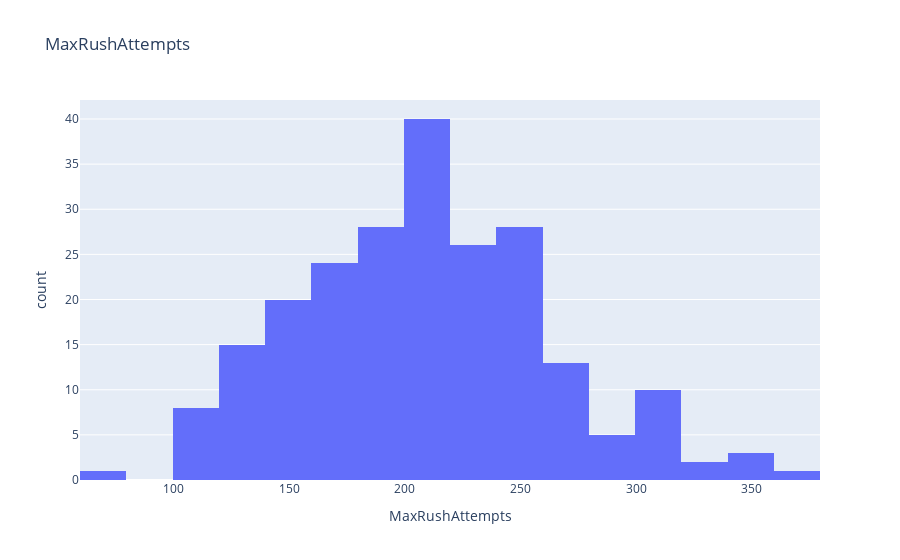
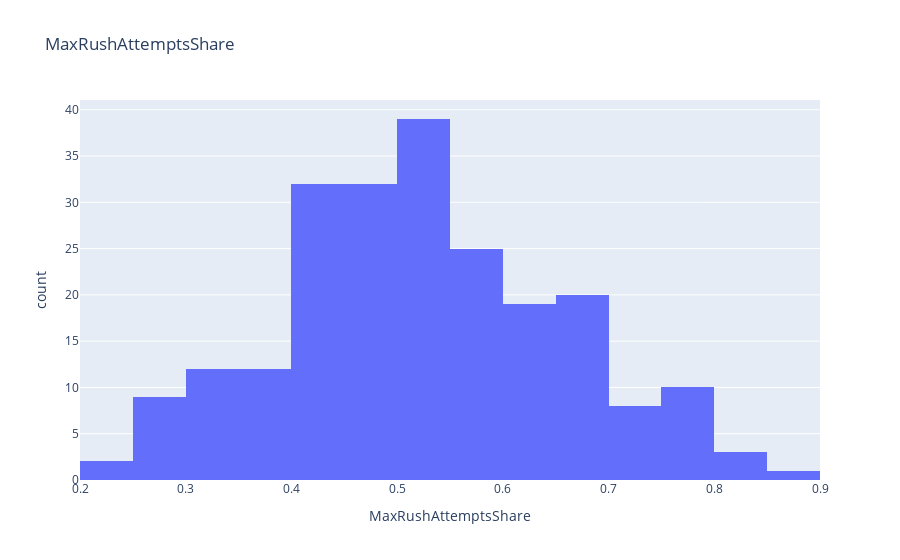
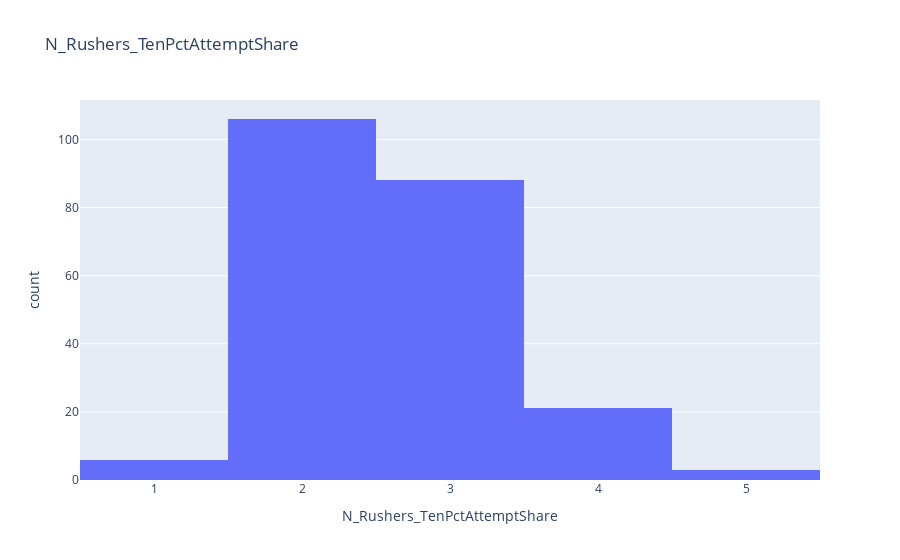

The cell these charts' notebook holds for them, in order:
### Code cell
team_rushing_seasons = team_rushing.groupby(level=['posteam', 'season']).aggregate(
    MaxRushAttempts=('Attempts', 'max'),
    MaxRushAttemptsShare=('Attempts Share', 'max'),
    N_Rushers_TenPctAttemptShare=('>10% Attempts Share', 'sum')
)

print(team_rushing_seasons.head().to_string())

for col in ['MaxRushAttempts', 'MaxRushAttemptsShare', 'N_Rushers_TenPctAttemptShare']:
    fig = px.histogram(
        data_frame=team_rushing_seasons,
        x=col,
        title=col
    )
    fig.show()

### Figure 1 — Plotly figure (JSON) as saved in the notebook; plotly's stock layout.template omitted (floating-point values rounded to 4 significant figures; data arrays with more than 128 entries replaced by an {"elided": "..."} marker saying what was removed)
{"data": [{"bingroup": "x", "hovertemplate": "MaxRushAttempts=%{x}<br>count=%{y}<extra></extra>", "legendgroup": "", "marker": {"color": "#636efa", "pattern": {"shape": ""}}, "name": "", "orientation": "v", "showlegend": false, "type": "histogram", "x": {"elided": "224 float values"}, "xaxis": "x", "yaxis": "y"}], "layout": {"barmode": "relative", "legend": {"tracegroupgap": 0}, "title": {"text": "MaxRushAttempts"}, "xaxis": {"anchor": "y", "domain": [0, 1], "title": {"text": "MaxRushAttempts"}}, "yaxis": {"anchor": "x", "domain": [0, 1], "title": {"text": "count"}}}}

### Figure 2 — Plotly figure (JSON) as saved in the notebook; plotly's stock layout.template omitted (floating-point values rounded to 4 significant figures; data arrays with more than 128 entries replaced by an {"elided": "..."} marker saying what was removed)
{"data": [{"bingroup": "x", "hovertemplate": "MaxRushAttemptsShare=%{x}<br>count=%{y}<extra></extra>", "legendgroup": "", "marker": {"color": "#636efa", "pattern": {"shape": ""}}, "name": "", "orientation": "v", "showlegend": false, "type": "histogram", "x": {"elided": "224 float values"}, "xaxis": "x", "yaxis": "y"}], "layout": {"barmode": "relative", "legend": {"tracegroupgap": 0}, "title": {"text": "MaxRushAttemptsShare"}, "xaxis": {"anchor": "y", "domain": [0, 1], "title": {"text": "MaxRushAttemptsShare"}}, "yaxis": {"anchor": "x", "domain": [0, 1], "title": {"text": "count"}}}}

### Figure 3 — Plotly figure (JSON) as saved in the notebook; plotly's stock layout.template omitted (floating-point values rounded to 4 significant figures; data arrays with more than 128 entries replaced by an {"elided": "..."} marker saying what was removed)
{"data": [{"bingroup": "x", "hovertemplate": "N_Rushers_TenPctAttemptShare=%{x}<br>count=%{y}<extra></extra>", "legendgroup": "", "marker": {"color": "#636efa", "pattern": {"shape": ""}}, "name": "", "orientation": "v", "showlegend": false, "type": "histogram", "x": {"elided": "224 int values"}, "xaxis": "x", "yaxis": "y"}], "layout": {"barmode": "relative", "legend": {"tracegroupgap": 0}, "title": {"text": "N_Rushers_TenPctAttemptShare"}, "xaxis": {"anchor": "y", "domain": [0, 1], "title": {"text": "N_Rushers_TenPctAttemptShare"}}, "yaxis": {"anchor": "x", "domain": [0, 1], "title": {"text": "count"}}}}
